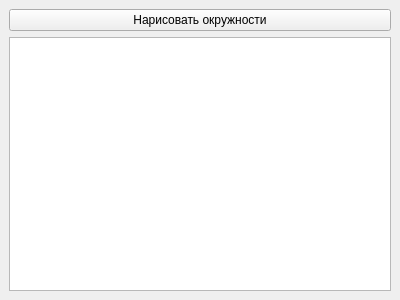
<?xml version="1.0" encoding="UTF-8"?>
<ui version="4.0">
 <class>MainWindow</class>
 <widget class="QMainWindow" name="MainWindow">
  <property name="geometry">
   <rect>
    <x>0</x>
    <y>0</y>
    <width>400</width>
    <height>300</height>
   </rect>
  </property>
  <property name="windowTitle">
   <string>Случайные окружности</string>
  </property>
  <widget class="QWidget" name="centralwidget">
   <layout class="QVBoxLayout" name="verticalLayout">
    <item>
     <widget class="QPushButton" name="pushButton">
      <property name="text">
       <string>Нарисовать окружности</string>
      </property>
     </widget>
    </item>
    <item>
     <widget class="QGraphicsView" name="graphicsView">
      <property name="sizePolicy">
       <sizepolicy hsizetype="Expanding" vsizetype="Expanding">
        <horstretch>0</horstretch>
        <verstretch>0</verstretch>
       </sizepolicy>
      </property>
     </widget>
    </item>
   </layout>
  </widget>
 </widget>
 <resources/>
 <connections/>
</ui>
